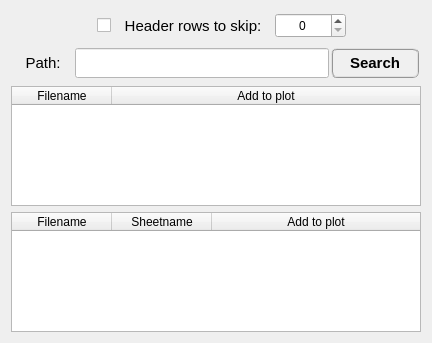
            <widget class="QWidget" name="tab_4">
             <attribute name="title">
              <string>Import</string>
             </attribute>
             <layout class="QGridLayout" name="gridLayout_8">
              <item row="0" column="0">
               <widget class="QFrame" name="frame_8">
                <property name="frameShape">
                 <enum>QFrame::NoFrame</enum>
                </property>
                <property name="frameShadow">
                 <enum>QFrame::Raised</enum>
                </property>
                <layout class="QGridLayout" name="gridLayout_7">
                 <property name="leftMargin">
                  <number>2</number>
                 </property>
                 <property name="topMargin">
                  <number>2</number>
                 </property>
                 <property name="rightMargin">
                  <number>2</number>
                 </property>
                 <property name="bottomMargin">
                  <number>2</number>
                 </property>
                 <property name="spacing">
                  <number>2</number>
                 </property>
                 <item row="0" column="4">
                  <widget class="QFrame" name="frame_9">
                   <property name="frameShape">
                    <enum>QFrame::NoFrame</enum>
                   </property>
                   <property name="frameShadow">
                    <enum>QFrame::Raised</enum>
                   </property>
                  </widget>
                 </item>
                 <item row="0" column="1">
                  <widget class="QCheckBox" name="checkBox_skiprows">
                   <property name="minimumSize">
                    <size>
                     <width>25</width>
                     <height>25</height>
                    </size>
                   </property>
                   <property name="maximumSize">
                    <size>
                     <width>25</width>
                     <height>25</height>
                    </size>
                   </property>
                   <property name="layoutDirection">
                    <enum>Qt::RightToLeft</enum>
                   </property>
                   <property name="text">
                    <string/>
                   </property>
                  </widget>
                 </item>
                 <item row="0" column="2">
                  <widget class="QLabel" name="label_12">
                   <property name="minimumSize">
                    <size>
                     <width>160</width>
                     <height>25</height>
                    </size>
                   </property>
                   <property name="maximumSize">
                    <size>
                     <width>160</width>
                     <height>25</height>
                    </size>
                   </property>
                   <property name="font">
                    <font>
                     <family>MS Shell Dlg 2</family>
                     <pointsize>11</pointsize>
                     <weight>50</weight>
                     <italic>false</italic>
                     <bold>false</bold>
                    </font>
                   </property>
                   <property name="text">
                    <string>Header rows to skip:</string>
                   </property>
                   <property name="alignment">
                    <set>Qt::AlignCenter</set>
                   </property>
                  </widget>
                 </item>
                 <item row="0" column="3">
                  <widget class="QSpinBox" name="spinBox">
                   <property name="minimumSize">
                    <size>
                     <width>0</width>
                     <height>25</height>
                    </size>
                   </property>
                   <property name="maximumSize">
                    <size>
                     <width>16777215</width>
                     <height>25</height>
                    </size>
                   </property>
                   <property name="alignment">
                    <set>Qt::AlignCenter</set>
                   </property>
                   <property name="maximum">
                    <number>10</number>
                   </property>
                  </widget>
                 </item>
                 <item row="0" column="0">
                  <widget class="QFrame" name="frame_10">
                   <property name="frameShape">
                    <enum>QFrame::NoFrame</enum>
                   </property>
                   <property name="frameShadow">
                    <enum>QFrame::Raised</enum>
                   </property>
                  </widget>
                 </item>
                </layout>
               </widget>
              </item>
              <item row="1" column="0">
               <widget class="QFrame" name="frame_7">
                <property name="frameShape">
                 <enum>QFrame::NoFrame</enum>
                </property>
                <property name="frameShadow">
                 <enum>QFrame::Raised</enum>
                </property>
                <layout class="QGridLayout" name="gridLayout_6">
                 <property name="leftMargin">
                  <number>2</number>
                 </property>
                 <property name="topMargin">
                  <number>2</number>
                 </property>
                 <property name="rightMargin">
                  <number>2</number>
                 </property>
                 <property name="bottomMargin">
                  <number>2</number>
                 </property>
                 <property name="spacing">
                  <number>2</number>
                 </property>
                 <item row="0" column="0">
                  <widget class="QLabel" name="label_9">
                   <property name="minimumSize">
                    <size>
                     <width>60</width>
                     <height>30</height>
                    </size>
                   </property>
                   <property name="maximumSize">
                    <size>
                     <width>60</width>
                     <height>30</height>
                    </size>
                   </property>
                   <property name="font">
                    <font>
                     <family>MS Shell Dlg 2</family>
                     <pointsize>11</pointsize>
                     <weight>50</weight>
                     <italic>false</italic>
                     <bold>false</bold>
                    </font>
                   </property>
                   <property name="text">
                    <string>Path:</string>
                   </property>
                   <property name="alignment">
                    <set>Qt::AlignCenter</set>
                   </property>
                  </widget>
                 </item>
                 <item row="0" column="1">
                  <widget class="QLineEdit" name="lineEdit_ImportResultsPath">
                   <property name="enabled">
                    <bool>false</bool>
                   </property>
                   <property name="minimumSize">
                    <size>
                     <width>240</width>
                     <height>30</height>
                    </size>
                   </property>
                   <property name="maximumSize">
                    <size>
                     <width>260</width>
                     <height>30</height>
                    </size>
                   </property>
                   <property name="font">
                    <font>
                     <pointsize>8</pointsize>
                     <weight>50</weight>
                     <italic>false</italic>
                     <bold>false</bold>
                    </font>
                   </property>
                   <property name="layoutDirection">
                    <enum>Qt::LeftToRight</enum>
                   </property>
                   <property name="styleSheet">
                    <string notr="true">background-color: rgb(255, 255, 255);
color: rgb(0, 0, 255);</string>
                   </property>
                   <property name="alignment">
                    <set>Qt::AlignCenter</set>
                   </property>
                  </widget>
                 </item>
                 <item row="0" column="2">
                  <widget class="QPushButton" name="pushButton_search_file_to_import">
                   <property name="minimumSize">
                    <size>
                     <width>88</width>
                     <height>30</height>
                    </size>
                   </property>
                   <property name="maximumSize">
                    <size>
                     <width>88</width>
                     <height>30</height>
                    </size>
                   </property>
                   <property name="sizeIncrement">
                    <size>
                     <width>0</width>
                     <height>0</height>
                    </size>
                   </property>
                   <property name="font">
                    <font>
                     <family>MS Shell Dlg 2</family>
                     <pointsize>11</pointsize>
                     <weight>75</weight>
                     <italic>false</italic>
                     <bold>true</bold>
                    </font>
                   </property>
                   <property name="styleSheet">
                    <string notr="true">QPushButton{border-radius: 6px; border-color: rgb(150, 150, 150); border-style: ridge; border-width: 2px; color: rgb(0, 0, 0); background-color: rgb(240, 240, 240); font: 75 bold 11pt &quot;MS Shell Dlg 2&quot;}
QPushButton:hover{border-radius: 6px; border-color: rgb(0, 170, 255); border-style: ridge; border-width: 2px; color: rgb(0, 0, 0); background-color: rgba(174, 213, 255, 100); font: 75 bold 11pt &quot;MS Shell Dlg 2&quot;}
QPushButton:pressed{border-radius: 6px; border-color: rgb(0, 170, 255); border-style: ridge; border-width: 3px; color: rgb(0, 0, 0); background-color: rgb(174, 213, 255); font: 75 bold 11pt &quot;MS Shell Dlg 2&quot;}</string>
                   </property>
                   <property name="text">
                    <string>Search</string>
                   </property>
                  </widget>
                 </item>
                </layout>
               </widget>
              </item>
              <item row="2" column="0">
               <widget class="QTreeWidget" name="treeWidget_import_text_files">
                <property name="minimumSize">
                 <size>
                  <width>410</width>
                  <height>120</height>
                 </size>
                </property>
                <property name="maximumSize">
                 <size>
                  <width>410</width>
                  <height>120</height>
                 </size>
                </property>
                <property name="font">
                 <font>
                  <family>MS Shell Dlg 2</family>
                  <pointsize>8</pointsize>
                  <italic>false</italic>
                 </font>
                </property>
                <property name="alternatingRowColors">
                 <bool>true</bool>
                </property>
                <property name="indentation">
                 <number>0</number>
                </property>
                <column>
                 <property name="text">
                  <string>Filename</string>
                 </property>
                 <property name="font">
                  <font>
                   <family>MS Shell Dlg 2</family>
                   <pointsize>9</pointsize>
                   <weight>50</weight>
                   <italic>false</italic>
                   <bold>false</bold>
                  </font>
                 </property>
                 <property name="textAlignment">
                  <set>AlignCenter</set>
                 </property>
                </column>
                <column>
                 <property name="text">
                  <string>Add to plot</string>
                 </property>
                 <property name="font">
                  <font>
                   <family>MS Shell Dlg 2</family>
                   <pointsize>9</pointsize>
                   <weight>50</weight>
                   <italic>false</italic>
                   <bold>false</bold>
                  </font>
                 </property>
                 <property name="textAlignment">
                  <set>AlignCenter</set>
                 </property>
                </column>
               </widget>
              </item>
              <item row="3" column="0">
               <widget class="QTreeWidget" name="treeWidget_import_sheet_files">
                <property name="minimumSize">
                 <size>
                  <width>410</width>
                  <height>120</height>
                 </size>
                </property>
                <property name="maximumSize">
                 <size>
                  <width>410</width>
                  <height>120</height>
                 </size>
                </property>
                <property name="font">
                 <font>
                  <family>MS Shell Dlg 2</family>
                  <pointsize>8</pointsize>
                  <italic>false</italic>
                 </font>
                </property>
                <property name="alternatingRowColors">
                 <bool>true</bool>
                </property>
                <property name="indentation">
                 <number>0</number>
                </property>
                <column>
                 <property name="text">
                  <string>Filename</string>
                 </property>
                 <property name="font">
                  <font>
                   <family>MS Shell Dlg 2</family>
                   <pointsize>9</pointsize>
                   <weight>50</weight>
                   <italic>false</italic>
                   <bold>false</bold>
                  </font>
                 </property>
                 <property name="textAlignment">
                  <set>AlignCenter</set>
                 </property>
                </column>
                <column>
                 <property name="text">
                  <string>Sheetname</string>
                 </property>
                 <property name="font">
                  <font>
                   <family>MS Shell Dlg 2</family>
                   <pointsize>9</pointsize>
                   <weight>50</weight>
                   <italic>false</italic>
                   <bold>false</bold>
                  </font>
                 </property>
                 <property name="textAlignment">
                  <set>AlignCenter</set>
                 </property>
                </column>
                <column>
                 <property name="text">
                  <string>Add to plot</string>
                 </property>
                 <property name="font">
                  <font>
                   <family>MS Shell Dlg 2</family>
                   <pointsize>9</pointsize>
                   <weight>50</weight>
                   <italic>false</italic>
                   <bold>false</bold>
                  </font>
                 </property>
                 <property name="textAlignment">
                  <set>AlignCenter</set>
                 </property>
                </column>
               </widget>
              </item>
             </layout>
            </widget>
